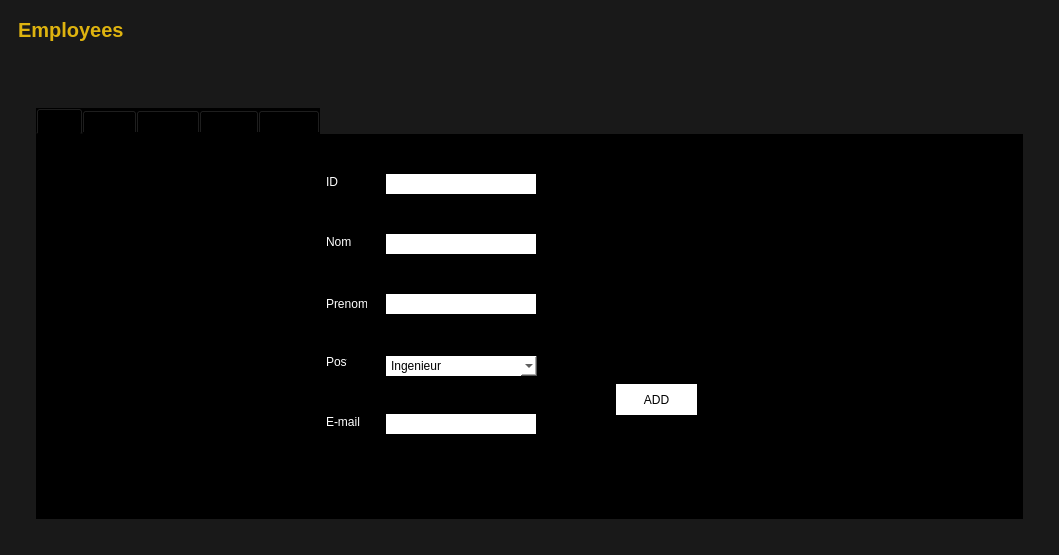
<?xml version="1.0" encoding="UTF-8"?>
<ui version="4.0">
 <class>MainWindow</class>
 <widget class="QMainWindow" name="MainWindow">
  <property name="geometry">
   <rect>
    <x>0</x>
    <y>0</y>
    <width>1059</width>
    <height>555</height>
   </rect>
  </property>
  <property name="windowTitle">
   <string>MainWindow</string>
  </property>
  <property name="styleSheet">
   <string notr="true"/>
  </property>
  <widget class="QWidget" name="centralwidget">
   <property name="styleSheet">
    <string notr="true">*{
color : #fff7f2;
border : none;
}
#centralwidget{
background-color: #191919;
}
#leftMenu{
background-color: #deb30f;
}
QLineEdit{
background : transparent;
}
#searchFrame{
border-radius :10px;
border : 2px solid #deb30f;
}
#appHeader{
color : #deb30f;
}
#card1, #card2,#card3, #card4 {
background-color : #191919; 
border-radius : 20px;
}

#widget_4,#widget_5,#profileCon{
background-color :  #191919; 
border-radius : 20px;
}
#pushButton_3{
background-color :  #191919; 
padding : 10px 5px;
text-align : left;
border-top-left-radius : 20px;
}
#pushButton_4,#pushButton_5,#pushButton_6,#pushButton_7,#pushButton_10,#pushButton_11,#pushButton, #pushButton_2{
padding : 10px 5px;
text-align : left;

}

#pushButton_10,#pushButton_11,#pushButton, #pushButton_2{
padding : 10px 10px;
text-align : center;

}</string>
   </property>
   <layout class="QHBoxLayout" name="horizontalLayout">
    <property name="spacing">
     <number>0</number>
    </property>
    <property name="leftMargin">
     <number>0</number>
    </property>
    <property name="topMargin">
     <number>0</number>
    </property>
    <property name="rightMargin">
     <number>0</number>
    </property>
    <property name="bottomMargin">
     <number>0</number>
    </property>
    <item>
     <widget class="QWidget" name="MainBody" native="true">
      <layout class="QVBoxLayout" name="verticalLayout">
       <item alignment="Qt::AlignTop">
        <widget class="QWidget" name="headerFrame" native="true">
         <layout class="QHBoxLayout" name="horizontalLayout_2">
          <property name="spacing">
           <number>0</number>
          </property>
          <property name="leftMargin">
           <number>0</number>
          </property>
          <property name="topMargin">
           <number>0</number>
          </property>
          <property name="rightMargin">
           <number>0</number>
          </property>
          <property name="bottomMargin">
           <number>0</number>
          </property>
          <item alignment="Qt::AlignLeft">
           <widget class="QWidget" name="widget" native="true">
            <layout class="QHBoxLayout" name="horizontalLayout_3">
             <item>
              <widget class="QLabel" name="appHeader">
               <property name="font">
                <font>
                 <pointsize>15</pointsize>
                 <weight>75</weight>
                 <bold>true</bold>
                </font>
               </property>
               <property name="text">
                <string>Employees</string>
               </property>
              </widget>
             </item>
            </layout>
           </widget>
          </item>
          <item alignment="Qt::AlignRight">
           <widget class="QWidget" name="widget_3" native="true">
            <layout class="QHBoxLayout" name="horizontalLayout_6">
             <property name="spacing">
              <number>0</number>
             </property>
             <property name="leftMargin">
              <number>0</number>
             </property>
             <property name="topMargin">
              <number>0</number>
             </property>
             <property name="rightMargin">
              <number>0</number>
             </property>
             <property name="bottomMargin">
              <number>0</number>
             </property>
            </layout>
           </widget>
          </item>
         </layout>
        </widget>
       </item>
       <item>
        <widget class="QWidget" name="cardsFrame" native="true">
         <layout class="QHBoxLayout" name="horizontalLayout_7"/>
        </widget>
       </item>
       <item>
        <widget class="QWidget" name="mainFrame" native="true">
         <property name="sizePolicy">
          <sizepolicy hsizetype="Preferred" vsizetype="Expanding">
           <horstretch>0</horstretch>
           <verstretch>0</verstretch>
          </sizepolicy>
         </property>
         <layout class="QHBoxLayout" name="horizontalLayout_12">
          <property name="spacing">
           <number>10</number>
          </property>
          <item>
           <widget class="QWidget" name="widget_4" native="true">
            <layout class="QVBoxLayout" name="verticalLayout_6">
             <item>
              <widget class="QWidget" name="widget_5" native="true">
               <layout class="QVBoxLayout" name="verticalLayout_7">
                <property name="leftMargin">
                 <number>9</number>
                </property>
                <item>
                 <widget class="QFrame" name="frame_2">
                  <property name="frameShape">
                   <enum>QFrame::StyledPanel</enum>
                  </property>
                  <property name="frameShadow">
                   <enum>QFrame::Raised</enum>
                  </property>
                  <widget class="QTabWidget" name="tabWidget">
                   <property name="geometry">
                    <rect>
                     <x>0</x>
                     <y>0</y>
                     <width>1021</width>
                     <height>421</height>
                    </rect>
                   </property>
                   <property name="styleSheet">
                    <string notr="true">background-color: rgb(0, 0, 0);
color: rgb(0, 0, 0);</string>
                   </property>
                   <property name="currentIndex">
                    <number>0</number>
                   </property>
                   <widget class="QWidget" name="tab">
                    <attribute name="title">
                     <string>Add</string>
                    </attribute>
                    <widget class="QPushButton" name="pushButton">
                     <property name="geometry">
                      <rect>
                       <x>580</x>
                       <y>250</y>
                       <width>81</width>
                       <height>31</height>
                      </rect>
                     </property>
                     <property name="styleSheet">
                      <string notr="true">background-color: rgb(255, 255, 255);</string>
                     </property>
                     <property name="text">
                      <string>ADD</string>
                     </property>
                    </widget>
                    <widget class="QLineEdit" name="lineEdit_3">
                     <property name="geometry">
                      <rect>
                       <x>350</x>
                       <y>160</y>
                       <width>150</width>
                       <height>20</height>
                      </rect>
                     </property>
                     <property name="maximumSize">
                      <size>
                       <width>150</width>
                       <height>20</height>
                      </size>
                     </property>
                     <property name="styleSheet">
                      <string notr="true">background-color: rgb(255, 255, 255);
color: rgb(0, 0, 0);</string>
                     </property>
                     <property name="maxLength">
                      <number>20</number>
                     </property>
                    </widget>
                    <widget class="QLineEdit" name="lineEdit_2">
                     <property name="geometry">
                      <rect>
                       <x>350</x>
                       <y>100</y>
                       <width>150</width>
                       <height>20</height>
                      </rect>
                     </property>
                     <property name="maximumSize">
                      <size>
                       <width>150</width>
                       <height>20</height>
                      </size>
                     </property>
                     <property name="styleSheet">
                      <string notr="true">background-color: rgb(255, 255, 255);
color: rgb(0, 0, 0);</string>
                     </property>
                     <property name="maxLength">
                      <number>20</number>
                     </property>
                    </widget>
                    <widget class="QLineEdit" name="lineEdit">
                     <property name="geometry">
                      <rect>
                       <x>350</x>
                       <y>40</y>
                       <width>150</width>
                       <height>20</height>
                      </rect>
                     </property>
                     <property name="maximumSize">
                      <size>
                       <width>150</width>
                       <height>20</height>
                      </size>
                     </property>
                     <property name="styleSheet">
                      <string notr="true">background-color: rgb(255, 255, 255);
color: rgb(0, 0, 0);</string>
                     </property>
                     <property name="maxLength">
                      <number>8</number>
                     </property>
                    </widget>
                    <widget class="QLabel" name="label">
                     <property name="geometry">
                      <rect>
                       <x>290</x>
                       <y>40</y>
                       <width>21</width>
                       <height>16</height>
                      </rect>
                     </property>
                     <property name="styleSheet">
                      <string notr="true">color: rgb(255, 255, 255);</string>
                     </property>
                     <property name="text">
                      <string>ID</string>
                     </property>
                    </widget>
                    <widget class="QLabel" name="label_2">
                     <property name="geometry">
                      <rect>
                       <x>290</x>
                       <y>100</y>
                       <width>31</width>
                       <height>16</height>
                      </rect>
                     </property>
                     <property name="styleSheet">
                      <string notr="true">color: rgb(255, 255, 255);</string>
                     </property>
                     <property name="text">
                      <string>Nom</string>
                     </property>
                    </widget>
                    <widget class="QLabel" name="label_3">
                     <property name="geometry">
                      <rect>
                       <x>290</x>
                       <y>160</y>
                       <width>41</width>
                       <height>20</height>
                      </rect>
                     </property>
                     <property name="styleSheet">
                      <string notr="true">color: rgb(255, 255, 255);</string>
                     </property>
                     <property name="text">
                      <string>Prenom</string>
                     </property>
                    </widget>
                    <widget class="QLabel" name="label_4">
                     <property name="geometry">
                      <rect>
                       <x>290</x>
                       <y>220</y>
                       <width>21</width>
                       <height>16</height>
                      </rect>
                     </property>
                     <property name="styleSheet">
                      <string notr="true">color: rgb(255, 255, 255);</string>
                     </property>
                     <property name="text">
                      <string>Post</string>
                     </property>
                    </widget>
                    <widget class="QComboBox" name="comboBox_3">
                     <property name="geometry">
                      <rect>
                       <x>350</x>
                       <y>222</y>
                       <width>151</width>
                       <height>20</height>
                      </rect>
                     </property>
                     <property name="styleSheet">
                      <string notr="true">background-color: rgb(255, 255, 255);</string>
                     </property>
                     <item>
                      <property name="text">
                       <string>Ingenieur</string>
                      </property>
                     </item>
                     <item>
                      <property name="text">
                       <string>Ouvrier</string>
                      </property>
                     </item>
                    </widget>
                    <widget class="QLabel" name="label_9">
                     <property name="geometry">
                      <rect>
                       <x>290</x>
                       <y>280</y>
                       <width>41</width>
                       <height>16</height>
                      </rect>
                     </property>
                     <property name="styleSheet">
                      <string notr="true">color: rgb(255, 255, 255);</string>
                     </property>
                     <property name="text">
                      <string>E-mail</string>
                     </property>
                    </widget>
                    <widget class="QLineEdit" name="lineEdit_5">
                     <property name="geometry">
                      <rect>
                       <x>350</x>
                       <y>280</y>
                       <width>150</width>
                       <height>20</height>
                      </rect>
                     </property>
                     <property name="maximumSize">
                      <size>
                       <width>150</width>
                       <height>20</height>
                      </size>
                     </property>
                     <property name="styleSheet">
                      <string notr="true">background-color: rgb(255, 255, 255);
color: rgb(0, 0, 0);</string>
                     </property>
                     <property name="maxLength">
                      <number>40</number>
                     </property>
                    </widget>
                   </widget>
                   <widget class="QWidget" name="tab_2">
                    <attribute name="title">
                     <string>Show</string>
                    </attribute>
                    <widget class="QLineEdit" name="lineEdit_4">
                     <property name="geometry">
                      <rect>
                       <x>820</x>
                       <y>0</y>
                       <width>121</width>
                       <height>20</height>
                      </rect>
                     </property>
                     <property name="styleSheet">
                      <string notr="true">background-color: rgb(255, 255, 255);</string>
                     </property>
                    </widget>
                    <widget class="QPushButton" name="pushButton_4">
                     <property name="geometry">
                      <rect>
                       <x>730</x>
                       <y>-10</y>
                       <width>81</width>
                       <height>31</height>
                      </rect>
                     </property>
                     <property name="font">
                      <font>
                       <pointsize>8</pointsize>
                      </font>
                     </property>
                     <property name="styleSheet">
                      <string notr="true">color: rgb(255, 255, 255);</string>
                     </property>
                     <property name="text">
                      <string>Search By ID</string>
                     </property>
                    </widget>
                    <widget class="QPushButton" name="pushButton_5">
                     <property name="geometry">
                      <rect>
                       <x>840</x>
                       <y>360</y>
                       <width>101</width>
                       <height>31</height>
                      </rect>
                     </property>
                     <property name="styleSheet">
                      <string notr="true">color: rgb(255, 255, 255);</string>
                     </property>
                     <property name="text">
                      <string>Order By Name</string>
                     </property>
                    </widget>
                    <widget class="QPushButton" name="pushButton_6">
                     <property name="geometry">
                      <rect>
                       <x>50</x>
                       <y>360</y>
                       <width>81</width>
                       <height>31</height>
                      </rect>
                     </property>
                     <property name="styleSheet">
                      <string notr="true">background-color: rgb(255, 255, 255);</string>
                     </property>
                     <property name="text">
                      <string>Génerer PDF</string>
                     </property>
                    </widget>
                    <widget class="QTableView" name="test">
                     <property name="geometry">
                      <rect>
                       <x>10</x>
                       <y>50</y>
                       <width>951</width>
                       <height>291</height>
                      </rect>
                     </property>
                     <property name="styleSheet">
                      <string notr="true">background-color: rgb(255, 255, 255);</string>
                     </property>
                    </widget>
                   </widget>
                   <widget class="QWidget" name="tab_3">
                    <attribute name="title">
                     <string>Update</string>
                    </attribute>
                    <widget class="QLabel" name="label_5">
                     <property name="geometry">
                      <rect>
                       <x>250</x>
                       <y>60</y>
                       <width>21</width>
                       <height>16</height>
                      </rect>
                     </property>
                     <property name="styleSheet">
                      <string notr="true">color: rgb(255, 255, 255);</string>
                     </property>
                     <property name="text">
                      <string>ID</string>
                     </property>
                    </widget>
                    <widget class="QLabel" name="label_6">
                     <property name="geometry">
                      <rect>
                       <x>250</x>
                       <y>100</y>
                       <width>31</width>
                       <height>16</height>
                      </rect>
                     </property>
                     <property name="styleSheet">
                      <string notr="true">color: rgb(255, 255, 255);</string>
                     </property>
                     <property name="text">
                      <string>Nom</string>
                     </property>
                    </widget>
                    <widget class="QLabel" name="label_7">
                     <property name="geometry">
                      <rect>
                       <x>250</x>
                       <y>150</y>
                       <width>41</width>
                       <height>20</height>
                      </rect>
                     </property>
                     <property name="styleSheet">
                      <string notr="true">color: rgb(255, 255, 255);</string>
                     </property>
                     <property name="text">
                      <string>Prenom</string>
                     </property>
                    </widget>
                    <widget class="QLabel" name="label_8">
                     <property name="geometry">
                      <rect>
                       <x>250</x>
                       <y>200</y>
                       <width>21</width>
                       <height>16</height>
                      </rect>
                     </property>
                     <property name="styleSheet">
                      <string notr="true">color: rgb(255, 255, 255);</string>
                     </property>
                     <property name="text">
                      <string>Post</string>
                     </property>
                    </widget>
                    <widget class="QLineEdit" name="lineEdit_6">
                     <property name="geometry">
                      <rect>
                       <x>320</x>
                       <y>100</y>
                       <width>150</width>
                       <height>20</height>
                      </rect>
                     </property>
                     <property name="maximumSize">
                      <size>
                       <width>150</width>
                       <height>20</height>
                      </size>
                     </property>
                     <property name="styleSheet">
                      <string notr="true">background-color: rgb(255, 255, 255);
color: rgb(0, 0, 0);</string>
                     </property>
                     <property name="text">
                      <string/>
                     </property>
                     <property name="maxLength">
                      <number>20</number>
                     </property>
                    </widget>
                    <widget class="QLineEdit" name="lineEdit_7">
                     <property name="geometry">
                      <rect>
                       <x>320</x>
                       <y>150</y>
                       <width>150</width>
                       <height>20</height>
                      </rect>
                     </property>
                     <property name="maximumSize">
                      <size>
                       <width>150</width>
                       <height>20</height>
                      </size>
                     </property>
                     <property name="styleSheet">
                      <string notr="true">background-color: rgb(255, 255, 255);
color: rgb(0, 0, 0);</string>
                     </property>
                     <property name="text">
                      <string/>
                     </property>
                     <property name="maxLength">
                      <number>20</number>
                     </property>
                    </widget>
                    <widget class="QPushButton" name="pushButton_3">
                     <property name="geometry">
                      <rect>
                       <x>600</x>
                       <y>230</y>
                       <width>81</width>
                       <height>31</height>
                      </rect>
                     </property>
                     <property name="styleSheet">
                      <string notr="true">color: rgb(255, 255, 255);</string>
                     </property>
                     <property name="text">
                      <string>UPDATE</string>
                     </property>
                    </widget>
                    <widget class="QComboBox" name="comboBox_2">
                     <property name="geometry">
                      <rect>
                       <x>320</x>
                       <y>60</y>
                       <width>151</width>
                       <height>21</height>
                      </rect>
                     </property>
                     <property name="styleSheet">
                      <string notr="true">background-color: rgb(255, 255, 255);</string>
                     </property>
                    </widget>
                    <widget class="QComboBox" name="comboBox_4">
                     <property name="geometry">
                      <rect>
                       <x>320</x>
                       <y>200</y>
                       <width>151</width>
                       <height>20</height>
                      </rect>
                     </property>
                     <property name="styleSheet">
                      <string notr="true">background-color: rgb(255, 255, 255);</string>
                     </property>
                     <item>
                      <property name="text">
                       <string>Ingenieur</string>
                      </property>
                     </item>
                     <item>
                      <property name="text">
                       <string>Ouvrier</string>
                      </property>
                     </item>
                    </widget>
                    <widget class="QLabel" name="label_10">
                     <property name="geometry">
                      <rect>
                       <x>250</x>
                       <y>260</y>
                       <width>47</width>
                       <height>14</height>
                      </rect>
                     </property>
                     <property name="styleSheet">
                      <string notr="true">color: rgb(255, 255, 255);</string>
                     </property>
                     <property name="text">
                      <string>E-mail</string>
                     </property>
                    </widget>
                    <widget class="QLineEdit" name="lineEdit_8">
                     <property name="geometry">
                      <rect>
                       <x>320</x>
                       <y>260</y>
                       <width>151</width>
                       <height>20</height>
                      </rect>
                     </property>
                     <property name="styleSheet">
                      <string notr="true">background-color: rgb(255, 255, 255);</string>
                     </property>
                     <property name="maxLength">
                      <number>40</number>
                     </property>
                    </widget>
                   </widget>
                   <widget class="QWidget" name="tab_4">
                    <attribute name="title">
                     <string>Delete</string>
                    </attribute>
                    <widget class="QComboBox" name="comboBox">
                     <property name="geometry">
                      <rect>
                       <x>340</x>
                       <y>50</y>
                       <width>231</width>
                       <height>31</height>
                      </rect>
                     </property>
                     <property name="styleSheet">
                      <string notr="true">background-color: rgb(255, 255, 255);</string>
                     </property>
                    </widget>
                    <widget class="QPushButton" name="pushButton_2">
                     <property name="geometry">
                      <rect>
                       <x>700</x>
                       <y>200</y>
                       <width>161</width>
                       <height>41</height>
                      </rect>
                     </property>
                     <property name="styleSheet">
                      <string notr="true">background-color: rgb(255, 255, 255);</string>
                     </property>
                     <property name="text">
                      <string>DEL</string>
                     </property>
                    </widget>
                    <widget class="QTextBrowser" name="textBrowser">
                     <property name="geometry">
                      <rect>
                       <x>240</x>
                       <y>140</y>
                       <width>256</width>
                       <height>192</height>
                      </rect>
                     </property>
                    </widget>
                   </widget>
                   <widget class="QWidget" name="tab_5">
                    <attribute name="title">
                     <string>Mailing</string>
                    </attribute>
                    <widget class="QLabel" name="label_11">
                     <property name="geometry">
                      <rect>
                       <x>100</x>
                       <y>50</y>
                       <width>71</width>
                       <height>21</height>
                      </rect>
                     </property>
                     <property name="styleSheet">
                      <string notr="true">background-color: rgb(255, 255, 255);</string>
                     </property>
                     <property name="text">
                      <string>Smtp-Server</string>
                     </property>
                     <property name="alignment">
                      <set>Qt::AlignCenter</set>
                     </property>
                    </widget>
                    <widget class="QLabel" name="label_12">
                     <property name="geometry">
                      <rect>
                       <x>100</x>
                       <y>100</y>
                       <width>71</width>
                       <height>21</height>
                      </rect>
                     </property>
                     <property name="styleSheet">
                      <string notr="true">background-color: rgb(255, 255, 255);</string>
                     </property>
                     <property name="text">
                      <string>Server Port</string>
                     </property>
                     <property name="alignment">
                      <set>Qt::AlignCenter</set>
                     </property>
                    </widget>
                    <widget class="QLabel" name="linedit">
                     <property name="geometry">
                      <rect>
                       <x>100</x>
                       <y>150</y>
                       <width>71</width>
                       <height>21</height>
                      </rect>
                     </property>
                     <property name="styleSheet">
                      <string notr="true">background-color: rgb(255, 255, 255);</string>
                     </property>
                     <property name="text">
                      <string>Username</string>
                     </property>
                     <property name="alignment">
                      <set>Qt::AlignCenter</set>
                     </property>
                    </widget>
                    <widget class="QLabel" name="linedit125">
                     <property name="geometry">
                      <rect>
                       <x>100</x>
                       <y>190</y>
                       <width>71</width>
                       <height>21</height>
                      </rect>
                     </property>
                     <property name="styleSheet">
                      <string notr="true">background-color: rgb(255,255,255);
</string>
                     </property>
                     <property name="text">
                      <string>Password</string>
                     </property>
                     <property name="alignment">
                      <set>Qt::AlignCenter</set>
                     </property>
                    </widget>
                    <widget class="QLabel" name="label_15">
                     <property name="geometry">
                      <rect>
                       <x>100</x>
                       <y>240</y>
                       <width>71</width>
                       <height>21</height>
                      </rect>
                     </property>
                     <property name="styleSheet">
                      <string notr="true">background-color:rgb(255,255,255)</string>
                     </property>
                     <property name="text">
                      <string>Recipant to</string>
                     </property>
                     <property name="alignment">
                      <set>Qt::AlignCenter</set>
                     </property>
                    </widget>
                    <widget class="QLabel" name="label_16">
                     <property name="geometry">
                      <rect>
                       <x>100</x>
                       <y>290</y>
                       <width>71</width>
                       <height>21</height>
                      </rect>
                     </property>
                     <property name="styleSheet">
                      <string notr="true">background-color: rgb(255, 255, 255);</string>
                     </property>
                     <property name="text">
                      <string>Subject</string>
                     </property>
                     <property name="alignment">
                      <set>Qt::AlignCenter</set>
                     </property>
                    </widget>
                    <widget class="QLabel" name="label_18">
                     <property name="geometry">
                      <rect>
                       <x>470</x>
                       <y>50</y>
                       <width>71</width>
                       <height>21</height>
                      </rect>
                     </property>
                     <property name="styleSheet">
                      <string notr="true">background-color: rgb(255, 255, 255);</string>
                     </property>
                     <property name="text">
                      <string>Message</string>
                     </property>
                     <property name="alignment">
                      <set>Qt::AlignCenter</set>
                     </property>
                    </widget>
                    <widget class="QLineEdit" name="server">
                     <property name="geometry">
                      <rect>
                       <x>200</x>
                       <y>50</y>
                       <width>131</width>
                       <height>16</height>
                      </rect>
                     </property>
                     <property name="styleSheet">
                      <string notr="true">background-color: rgb(255, 255, 255);</string>
                     </property>
                     <property name="text">
                      <string>smtp.gamil.com</string>
                     </property>
                    </widget>
                    <widget class="QLineEdit" name="port">
                     <property name="geometry">
                      <rect>
                       <x>200</x>
                       <y>100</y>
                       <width>131</width>
                       <height>20</height>
                      </rect>
                     </property>
                     <property name="styleSheet">
                      <string notr="true">background-color: rgb(255, 255, 255);</string>
                     </property>
                     <property name="text">
                      <string>465</string>
                     </property>
                    </widget>
                    <widget class="QLineEdit" name="username">
                     <property name="geometry">
                      <rect>
                       <x>200</x>
                       <y>150</y>
                       <width>131</width>
                       <height>20</height>
                      </rect>
                     </property>
                     <property name="styleSheet">
                      <string notr="true">background-color: rgb(255, 255, 255);</string>
                     </property>
                     <property name="text">
                      <string>amenallahbensmida@gmail.com</string>
                     </property>
                     <property name="maxLength">
                      <number>50</number>
                     </property>
                    </widget>
                    <widget class="QLineEdit" name="password">
                     <property name="geometry">
                      <rect>
                       <x>200</x>
                       <y>190</y>
                       <width>131</width>
                       <height>20</height>
                      </rect>
                     </property>
                     <property name="styleSheet">
                      <string notr="true">background-color: rgb(255, 255, 255);</string>
                     </property>
                     <property name="text">
                      <string>Nikefree3690</string>
                     </property>
                     <property name="echoMode">
                      <enum>QLineEdit::Password</enum>
                     </property>
                    </widget>
                    <widget class="QLineEdit" name="sub">
                     <property name="geometry">
                      <rect>
                       <x>200</x>
                       <y>290</y>
                       <width>131</width>
                       <height>20</height>
                      </rect>
                     </property>
                     <property name="styleSheet">
                      <string notr="true">background-color: rgb(255, 255, 255);</string>
                     </property>
                     <property name="text">
                      <string>test</string>
                     </property>
                    </widget>
                    <widget class="QPlainTextEdit" name="message">
                     <property name="geometry">
                      <rect>
                       <x>470</x>
                       <y>100</y>
                       <width>491</width>
                       <height>211</height>
                      </rect>
                     </property>
                     <property name="styleSheet">
                      <string notr="true">background-color: rgb(255, 255, 255);</string>
                     </property>
                     <property name="plainText">
                      <string>ok</string>
                     </property>
                    </widget>
                    <widget class="QPushButton" name="send">
                     <property name="enabled">
                      <bool>true</bool>
                     </property>
                     <property name="geometry">
                      <rect>
                       <x>770</x>
                       <y>340</y>
                       <width>81</width>
                       <height>31</height>
                      </rect>
                     </property>
                     <property name="layoutDirection">
                      <enum>Qt::LeftToRight</enum>
                     </property>
                     <property name="styleSheet">
                      <string notr="true">color: rgb(255, 255, 255);
background-color: rgb(85, 0, 0);</string>
                     </property>
                     <property name="text">
                      <string>SEND</string>
                     </property>
                    </widget>
                    <widget class="QLineEdit" name="rcpt">
                     <property name="geometry">
                      <rect>
                       <x>200</x>
                       <y>240</y>
                       <width>131</width>
                       <height>20</height>
                      </rect>
                     </property>
                     <property name="styleSheet">
                      <string notr="true">background-color: rgb(255, 255, 255);</string>
                     </property>
                    </widget>
                    <widget class="QPushButton" name="exit">
                     <property name="geometry">
                      <rect>
                       <x>870</x>
                       <y>340</y>
                       <width>91</width>
                       <height>31</height>
                      </rect>
                     </property>
                     <property name="styleSheet">
                      <string notr="true">background-color: rgb(85, 0, 0);
color: rgb(255, 255, 255);</string>
                     </property>
                     <property name="text">
                      <string>Exit</string>
                     </property>
                    </widget>
                    <widget class="QPushButton" name="browseBtn">
                     <property name="geometry">
                      <rect>
                       <x>360</x>
                       <y>340</y>
                       <width>91</width>
                       <height>31</height>
                      </rect>
                     </property>
                     <property name="styleSheet">
                      <string notr="true">background-color: rgb(255, 255, 255);</string>
                     </property>
                     <property name="text">
                      <string>Browse</string>
                     </property>
                    </widget>
                    <widget class="QLineEdit" name="file">
                     <property name="geometry">
                      <rect>
                       <x>202</x>
                       <y>340</y>
                       <width>121</width>
                       <height>20</height>
                      </rect>
                     </property>
                     <property name="styleSheet">
                      <string notr="true">background-color: rgb(255, 255, 255);</string>
                     </property>
                    </widget>
                   </widget>
                  </widget>
                 </widget>
                </item>
               </layout>
              </widget>
             </item>
            </layout>
           </widget>
          </item>
         </layout>
        </widget>
       </item>
      </layout>
     </widget>
    </item>
   </layout>
  </widget>
 </widget>
 <resources/>
 <connections/>
</ui>
